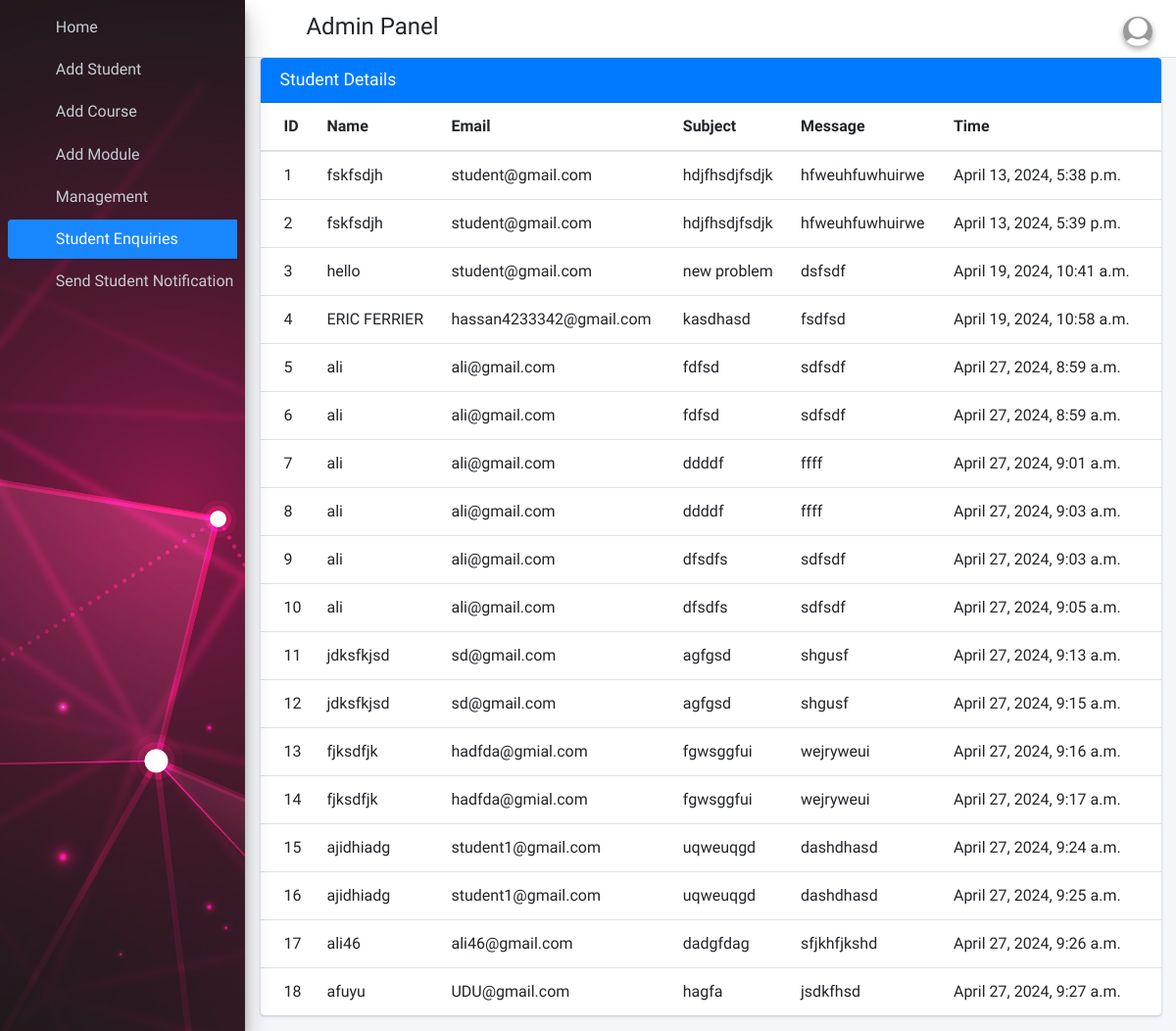
Page /student_enquiries (signed in) on the committed database.
### student_app/models.py (models this page shows)
class ContactMessage(models.Model):
    id = models.AutoField(primary_key=True)
    student = models.ForeignKey(Students, on_delete=models.CASCADE)
    name = models.CharField(max_length=100)
    email = models.EmailField()
    subject = models.CharField(max_length=200)
    message = models.TextField()
    created_at = models.DateTimeField(auto_now_add=True)

### student_app/AdminViews.py (the view)
# urls.py: path('student_enquiries', AdminViews.student_enquiries,name="student_enquiries"),
def student_enquiries(request):
    enquiries=ContactMessage.objects.all()
    return render(request,"Admin_template/student_enquiries_template.html",{"enquiries":enquiries})

### student_app/templates/Admin_template/student_enquiries_template.html (shortened to what this page needs)
{% extends 'Admin_template/base_template.html' %}
{% block main_content %}
    <section class="content">
        <div class="container-fluid">
            <div class="row">
           <div class="col-12">
             <div class="card card-primary">
               <div class="card-header">
                 <h3 class="card-title">Student Details</h3>
               </div>
               <div class="card-body table-responsive p-0">
                 <table class="table table-hover text-nowrap">
                   <thead>
                     <tr>
                       <th>ID</th>
                       <th>Name</th>
                       <th>Email</th>
                       <th>Subject</th>
                       <th>Message</th>
                       <th>Time</th>
                     </tr>
                   </thead>
                   <tbody>
                   {% for enquirie in enquiries %}
                     <tr>
                       <td>{{ enquirie.id }}</td>
                       <td>{{ enquirie.name }}</td>
                       <td>{{ enquirie.email }}</td>
                       <td>{{ enquirie.subject }}</td>
                       <td>{{ enquirie.message }}</td>
                       <td>{{ enquirie.created_at }}</td>
                     </tr>
                   {% endfor %}
                   </tbody>
                 </table>
               </div>
             </div>
           </div>
         </div>
       </div>
    </section>
{% endblock main_content %}

### rows in the picture
ContactMessage: id "1", name "fskfsdjh", email "student@gmail.com", subject "hdjfhsdjfsdjk", message "hfweuhfuwhuirwe", created_at "April 13, 2024, 5:38 p.m."
ContactMessage: id "2", name "fskfsdjh", email "student@gmail.com", subject "hdjfhsdjfsdjk", message "hfweuhfuwhuirwe", created_at "April 13, 2024, 5:39 p.m."
ContactMessage: id "3", name "hello", email "student@gmail.com", subject "new problem", message "dsfsdf", created_at "April 19, 2024, 10:41 a.m."
ContactMessage: id "4", name "ERIC FERRIER", email "hassan4233342@gmail.com", subject "kasdhasd", message "fsdfsd", created_at "April 19, 2024, 10:58 a.m."
ContactMessage: id "5", name "ali", email "ali@gmail.com", subject "fdfsd", message "sdfsdf", created_at "April 27, 2024, 8:59 a.m."
ContactMessage: id "6", name "ali", email "ali@gmail.com", subject "fdfsd", message "sdfsdf", created_at "April 27, 2024, 8:59 a.m."
ContactMessage: id "7", name "ali", email "ali@gmail.com", subject "ddddf", message "ffff", created_at "April 27, 2024, 9:01 a.m."
ContactMessage: id "8", name "ali", email "ali@gmail.com", subject "ddddf", message "ffff", created_at "April 27, 2024, 9:03 a.m."
ContactMessage: id "9", name "ali", email "ali@gmail.com", subject "dfsdfs", message "sdfsdf", created_at "April 27, 2024, 9:03 a.m."
ContactMessage: id "10", name "ali", email "ali@gmail.com", subject "dfsdfs", message "sdfsdf", created_at "April 27, 2024, 9:05 a.m."
ContactMessage: id "11", name "jdksfkjsd", email "sd@gmail.com", subject "agfgsd", message "shgusf", created_at "April 27, 2024, 9:13 a.m."
ContactMessage: id "12", name "jdksfkjsd", email "sd@gmail.com", subject "agfgsd", message "shgusf", created_at "April 27, 2024, 9:15 a.m."
ContactMessage: id "13", name "fjksdfjk", email "hadfda@gmial.com", subject "fgwsggfui", message "wejryweui", created_at "April 27, 2024, 9:16 a.m."
ContactMessage: id "14", name "fjksdfjk", email "hadfda@gmial.com", subject "fgwsggfui", message "wejryweui", created_at "April 27, 2024, 9:17 a.m."
ContactMessage: id "15", name "ajidhiadg", email "student1@gmail.com", subject "uqweuqgd", message "dashdhasd", created_at "April 27, 2024, 9:24 a.m."
ContactMessage: id "16", name "ajidhiadg", email "student1@gmail.com", subject "uqweuqgd", message "dashdhasd", created_at "April 27, 2024, 9:25 a.m."
ContactMessage: id "17", name "ali46", email "ali46@gmail.com", subject "dadgfdag", message "sfjkhfjkshd", created_at "April 27, 2024, 9:26 a.m."
ContactMessage: id "18", name "afuyu", email "UDU@gmail.com", subject "hagfa", message "jsdkfhsd", created_at "April 27, 2024, 9:27 a.m."
